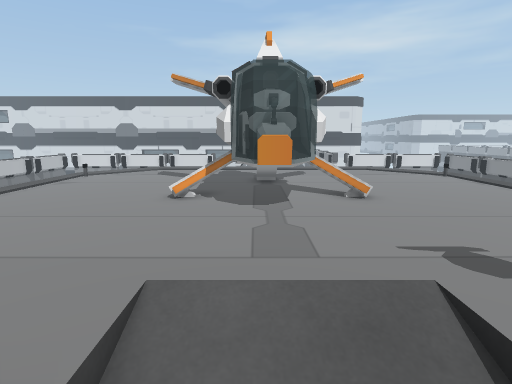
view 1 (above)

16 first-person views from a walk through a Unity game level. The camera is 1.4 m above the floor, tilts 10° down and sees 80° across. The floor is counted in squares, 0.5 m on a side. Each view is taken from the middle of a square. On the plan, view 1 faces up. The plan holds only what a view shows up to about 20 squares ahead; the rest is blank. The place goes on beyond the plan. The player character is not drawn. Door leaves are left out, so doorways stand open.

view 2
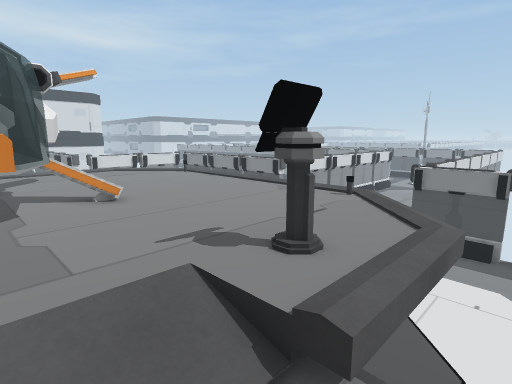

view 3
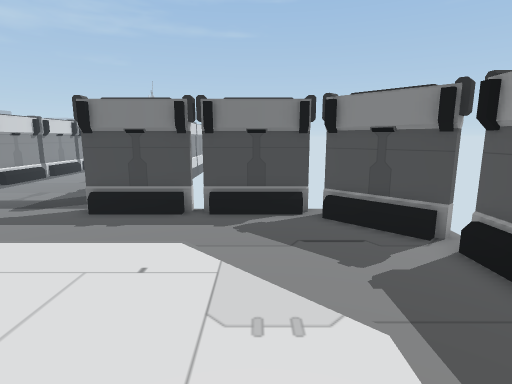

view 4
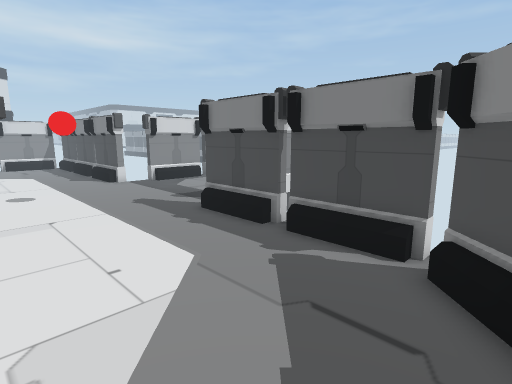

view 5
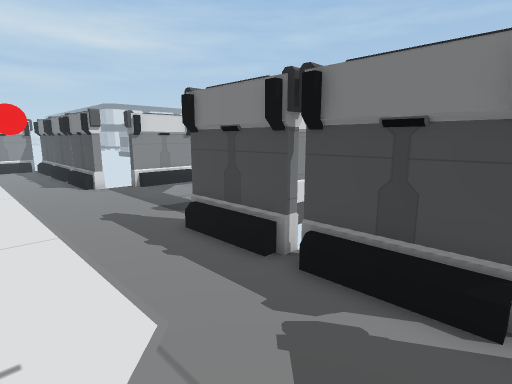

view 6
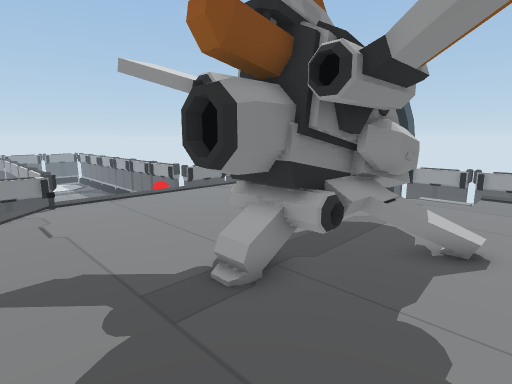

view 7
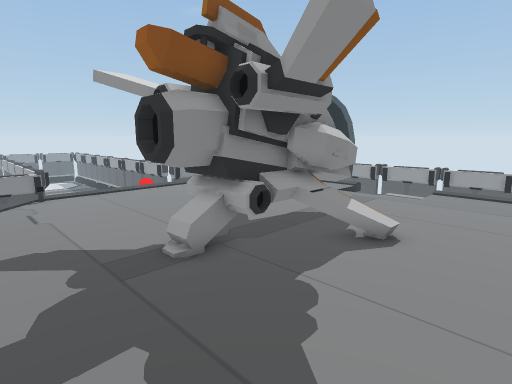

view 8
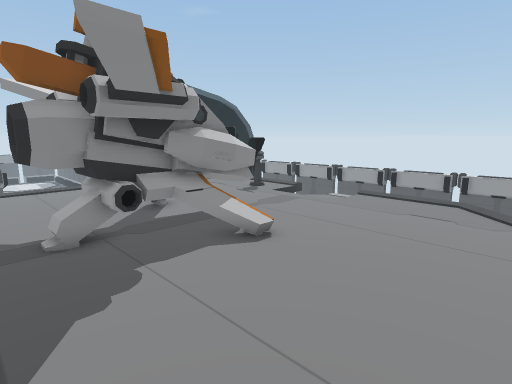

view 9
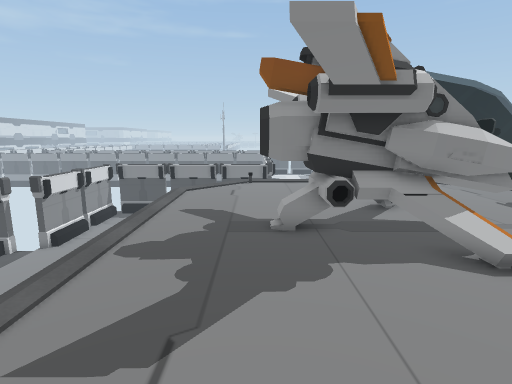

view 10
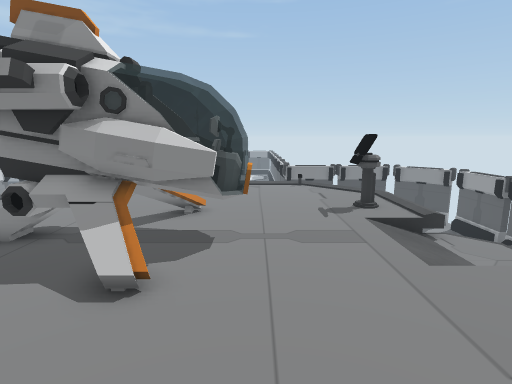

view 11
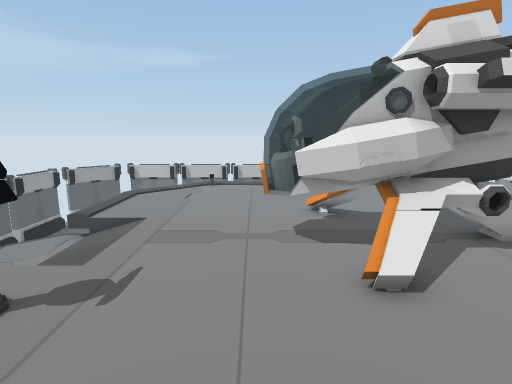

view 12
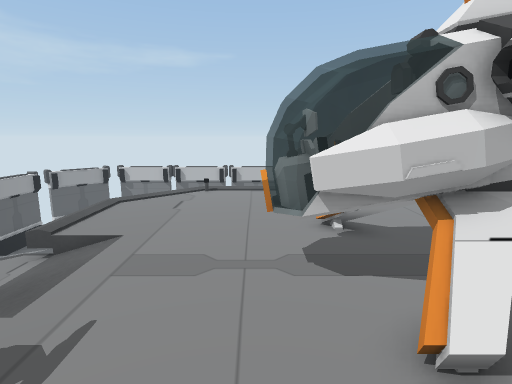

view 13
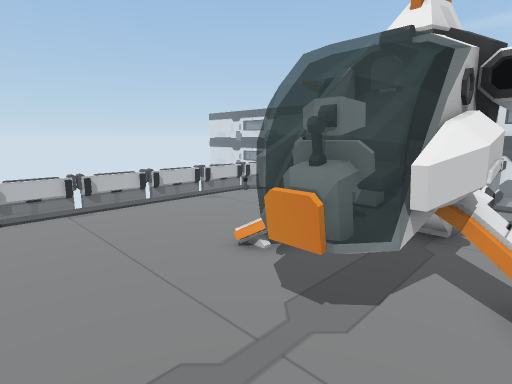

view 14
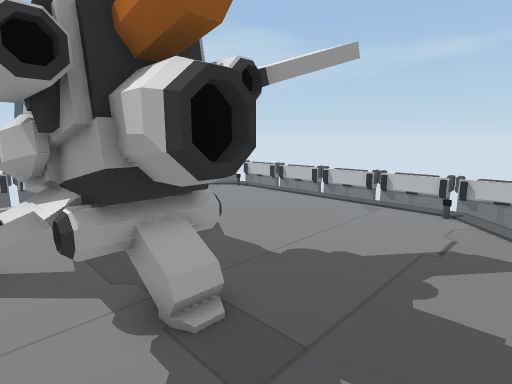

view 15
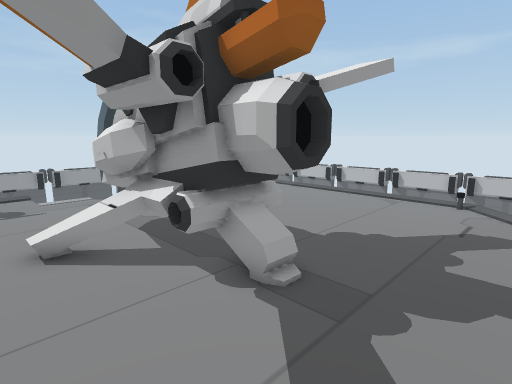

view 16
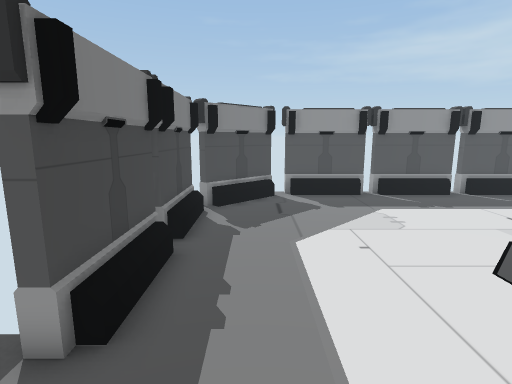

### Floor plan
Key: @ floor where view 1 was taken; # wall or solid block; . main floor; - floor 0.25 m lower than the main floor; _ floor 0.5 m lower than the main floor; < floor 2 m lower than the main floor; / step, stairs or slope; v drop or lower ground; C computer; B red ball; O other object.
Columns run from 17 left of view 1 to 18 right of it. Each row starts with its distance up from view 1.
 20            ..............      <<<#
 19           ................   <<<<<#
 18         v..................v <<<<<#
 17 #      <....................<<<<<<#
 16 #      //........OO........//<<<<<##
 15 #      ..........OO..........<<<<<##
 14 #      .........OOOO.........<<<<<<<
 13 #      .........OOOO.........<<<<<<<
 12 #      ........OOOOOO........<<<<<<<
 11 #      .......//OOOO//.......<<<<<<<
 10 #      .......//OOOO//.......<BB<<<<
  9 #      .........OOOO.........<<<<<<<
  8 #      ..........OO..........<<<<<<<
  7 #      ......................<<<<<<<
  6        ......................<<<<<<<
  5         /................../ <<<<<##
  4          .......----.CC.... <<<<<<##
  3           ......////.CC... <<<<<<<#
  2            .....____..... <<<<<<<<#
  1             <<<______<<< <<<<<<<<<#
  0                //@__#   <<<<<<<<<<#
 -1                  __v   <<<<<<<<<<<#
 -2                       <<<<<<<<<<<<#
 -3                       <<<<<<<<<<<<#
 -4                      <<<<<<<<<<<<##
 -5                     <<<<<<<<<<<<##
 -6     ############  ###############

Where each view was taken, in squares from view 1:
view 1: 0 up, 0 right, facing up
view 2: 0 up, 0 right, facing up-right
view 3: 1 down, 6 right, facing right
view 4: 5 down, 10 right, facing up-right
view 5: 3 down, 12 right, facing up-right
view 6: 19 up, 4 left, facing down-right
view 7: 19 up, 6 left, facing down-right
view 8: 17 up, 9 left, facing down-right
view 9: 16 up, 9 left, facing right
view 10: 8 up, 8 left, facing right
view 11: 8 up, 9 right, facing left
view 12: 8 up, 7 right, facing left
view 13: 5 up, 3 right, facing up-left
view 14: 19 up, 3 right, facing down-left
view 15: 19 up, 5 right, facing down-left
view 16: 9 up, 15 right, facing down
